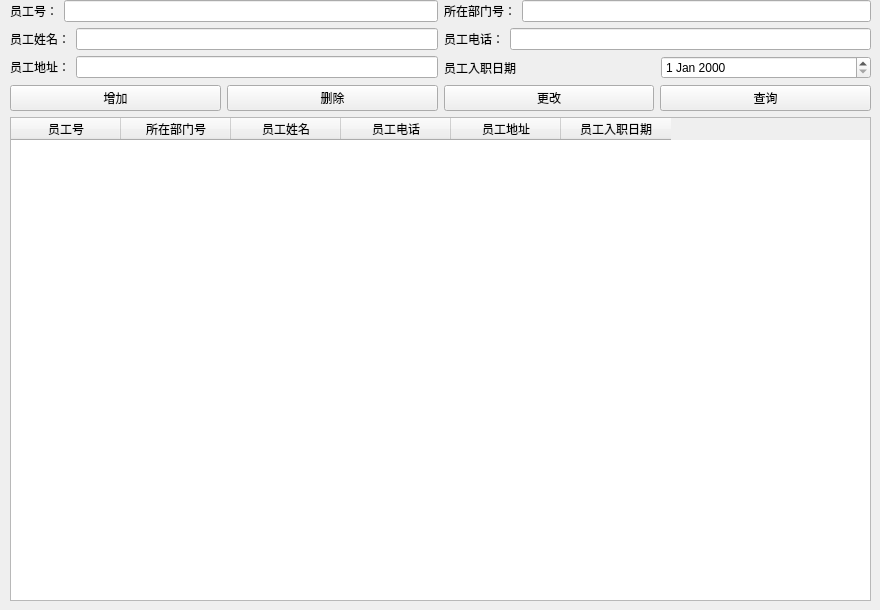
      <widget class="QWidget" name="tab_12">
       <attribute name="title">
        <string>员工管理</string>
       </attribute>
       <widget class="QWidget" name="layoutWidget_10">
        <property name="geometry">
         <rect>
          <x>10</x>
          <y>0</y>
          <width>861</width>
          <height>601</height>
         </rect>
        </property>
        <layout class="QVBoxLayout" name="verticalLayout_54">
         <item>
          <layout class="QVBoxLayout" name="verticalLayout_55">
           <item>
            <layout class="QHBoxLayout" name="horizontalLayout_121">
             <item>
              <layout class="QVBoxLayout" name="verticalLayout_56">
               <item>
                <layout class="QVBoxLayout" name="verticalLayout_57">
                 <item>
                  <layout class="QHBoxLayout" name="horizontalLayout_122">
                   <item>
                    <layout class="QHBoxLayout" name="horizontalLayout_123">
                     <item>
                      <widget class="QLabel" name="label_80">
                       <property name="text">
                        <string>员工号：</string>
                       </property>
                      </widget>
                     </item>
                     <item>
                      <widget class="QLineEdit" name="Worker_Id"/>
                     </item>
                    </layout>
                   </item>
                  </layout>
                 </item>
                 <item>
                  <layout class="QHBoxLayout" name="horizontalLayout_124">
                   <item>
                    <widget class="QLabel" name="label_81">
                     <property name="text">
                      <string>员工姓名：</string>
                     </property>
                    </widget>
                   </item>
                   <item>
                    <widget class="QLineEdit" name="Worker_Name">
                     <property name="clearButtonEnabled">
                      <bool>false</bool>
                     </property>
                    </widget>
                   </item>
                  </layout>
                 </item>
                 <item>
                  <layout class="QHBoxLayout" name="horizontalLayout_125">
                   <item>
                    <widget class="QLabel" name="label_82">
                     <property name="text">
                      <string>员工地址：</string>
                     </property>
                    </widget>
                   </item>
                   <item>
                    <widget class="QLineEdit" name="Worker_Address">
                     <property name="text">
                      <string/>
                     </property>
                    </widget>
                   </item>
                  </layout>
                 </item>
                </layout>
               </item>
              </layout>
             </item>
             <item>
              <layout class="QVBoxLayout" name="verticalLayout_58">
               <item>
                <layout class="QVBoxLayout" name="verticalLayout_59">
                 <item>
                  <layout class="QHBoxLayout" name="horizontalLayout_127">
                   <item>
                    <layout class="QHBoxLayout" name="horizontalLayout_128">
                     <item>
                      <widget class="QLabel" name="label_84">
                       <property name="text">
                        <string>所在部门号：</string>
                       </property>
                      </widget>
                     </item>
                     <item>
                      <widget class="QLineEdit" name="Worker_DepartmentId"/>
                     </item>
                    </layout>
                   </item>
                  </layout>
                 </item>
                 <item>
                  <layout class="QHBoxLayout" name="horizontalLayout_129">
                   <item>
                    <widget class="QLabel" name="label_85">
                     <property name="text">
                      <string>员工电话：</string>
                     </property>
                    </widget>
                   </item>
                   <item>
                    <widget class="QLineEdit" name="Worker_Phone"/>
                   </item>
                  </layout>
                 </item>
                 <item>
                  <layout class="QHBoxLayout" name="horizontalLayout_130">
                   <item>
                    <widget class="QLabel" name="Account_Money_6">
                     <property name="text">
                      <string>员工入职日期</string>
                     </property>
                    </widget>
                   </item>
                   <item>
                    <widget class="QDateEdit" name="Worker_EnterDate"/>
                   </item>
                  </layout>
                 </item>
                 <item>
                  <layout class="QHBoxLayout" name="horizontalLayout_131"/>
                 </item>
                </layout>
               </item>
              </layout>
             </item>
            </layout>
           </item>
           <item>
            <layout class="QHBoxLayout" name="horizontalLayout_132">
             <item>
              <widget class="QPushButton" name="Worker_Add">
               <property name="text">
                <string>增加</string>
               </property>
              </widget>
             </item>
             <item>
              <widget class="QPushButton" name="Worker_Del">
               <property name="text">
                <string>删除</string>
               </property>
              </widget>
             </item>
             <item>
              <widget class="QPushButton" name="Worker_Change">
               <property name="text">
                <string>更改</string>
               </property>
              </widget>
             </item>
             <item>
              <widget class="QPushButton" name="Worker_Query">
               <property name="text">
                <string>查询</string>
               </property>
              </widget>
             </item>
            </layout>
           </item>
          </layout>
         </item>
         <item>
          <widget class="QTableWidget" name="Worker_TableWidget">
           <attribute name="horizontalHeaderDefaultSectionSize">
            <number>110</number>
           </attribute>
           <column>
            <property name="text">
             <string>员工号</string>
            </property>
           </column>
           <column>
            <property name="text">
             <string>所在部门号</string>
            </property>
           </column>
           <column>
            <property name="text">
             <string>员工姓名</string>
            </property>
           </column>
           <column>
            <property name="text">
             <string>员工电话</string>
            </property>
           </column>
           <column>
            <property name="text">
             <string>员工地址</string>
            </property>
           </column>
           <column>
            <property name="text">
             <string>员工入职日期</string>
            </property>
           </column>
          </widget>
         </item>
        </layout>
       </widget>
      </widget>
